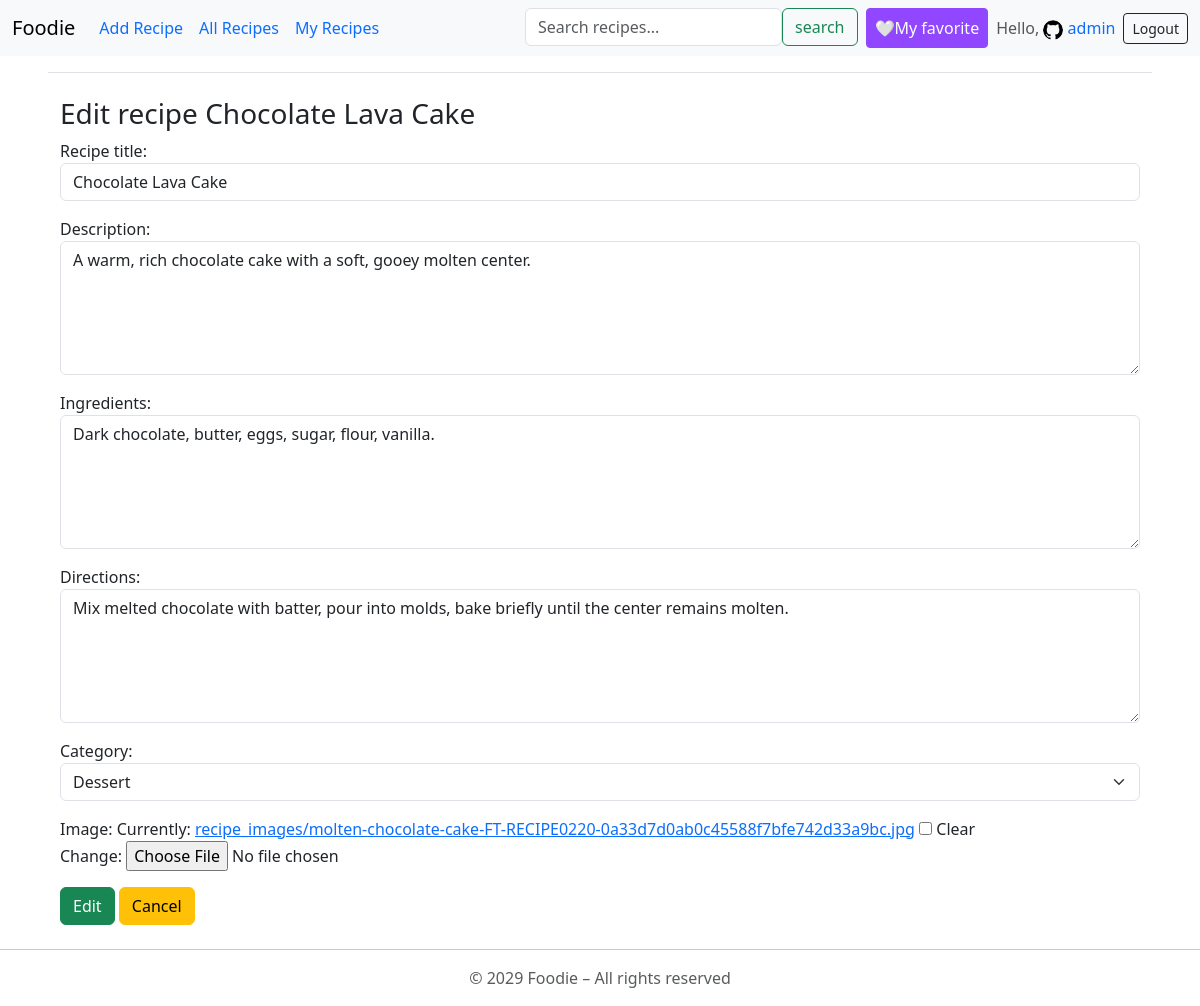
Page /recipes/3/edit/ (signed in) on the committed database.
### accounts/models.py (models this page shows, shortened)
class UserProfile(models.Model):
    user = models.OneToOneField(User, on_delete=models.CASCADE, related_name="profile")
    bio = models.TextField(blank=True, null=True)
    date_created = models.DateTimeField(auto_now_add=True,  null=True)
    profile_photo = models.ImageField(upload_to="profile_photos/", null = True, blank = True)

### recipes/models.py (models this page shows, shortened)
class Recipe (models.Model):
    name = models.CharField(max_length = 100)
    description = models.TextField(null = True, blank = True)
    ingredients = models.TextField()
    directions = models.TextField()
    date_added = models.DateTimeField(auto_now_add=True, null = True, blank = True)
    category = models.ForeignKey(Category, on_delete=models.CASCADE)
    user = models.ForeignKey(User, on_delete=models.CASCADE, null=True, related_name="recipes")
    image = models.ImageField(upload_to="recipe_images/", null=True, blank=True)
    favorited_by = models.ManyToManyField(User, blank=True, related_name="favorite_recipes")

### foodie_app/models.py (models this page shows)
class Category(models.Model):
    name = models.CharField(max_length=100)
    date_added = models.DateField(auto_now_add=True, blank = True)
    class Meta:
        ordering = ['date_added']
        verbose_name = "Category"
        verbose_name_plural = "Categories"
    def __str__(self):
        return self.name

### recipes/views.py (the view)
# urls.py: path('<int:recipe_id>/edit/', views.edit_recipe, name="edit_recipe"),
@login_required
def edit_recipe(request, recipe_id):
    recipe = get_object_or_404(Recipe, pk=recipe_id)
    if not request.user == recipe.user and not request.user.is_superuser:
        return HttpResponseForbidden()
    if request.method == "POST":
        form = RecipeForm(request.POST, request.FILES, instance=recipe)
        if form.is_valid():
            form.save()
            return redirect("recipes:recipe_details", recipe_id=recipe.id)
    else:
        form = RecipeForm(instance=recipe)
    context={
        "form": form,
        "recipe":recipe
             }
    return render(request, "recipes/recipe_form.html", context)

### recipes/forms.py
class SearchForm(forms.Form):
    query = forms.CharField(
                    label="",
                    required=False,
                    widget=forms.TextInput(
                        attrs={
                            "placeholder":"Search recipes...",
                            "class":"form-control mr-sm-2"
                    }))

### foodie_app/forms.py
class RecipeForm(forms.ModelForm):
    class Meta:
        model = Recipe
        fields = ["name", "description", "ingredients", "directions", "category", "image"]
        labels = {"name": "Recipe title", "description": "Description", "ingredients": "Ingredients", "category": "Category"}
        widgets = {
            'name': forms.TextInput(attrs={'class': 'form-control', 'placeholder': 'your title'}),
            'description': forms.Textarea(attrs={'class': 'form-control', 'placeholder': 'your description', 'rows': '5'}),
            'ingredients': forms.Textarea(attrs={'class': 'form-control', 'placeholder': 'your ingredients', 'rows': '5'}),
            'directions': forms.Textarea(attrs={'class': 'form-control', 'placeholder': 'your directions', 'rows': '5'}),
            'category': forms.Select(attrs={'class': 'form-select'})
        }

### recipes/context_processors.py (called while the page is built)
def search_form(request):
    return {'search_form': SearchForm()}

### recipes/templates/recipes/recipe_form.html (shortened to what this page needs)
{% extends "base.html" %}
{% load django_bootstrap5 %}
{% block content1 %}
<div class="container mt-4">
    <h3>Edit recipe {{ recipe.name }}</h3>
    <form method="post" enctype="multipart/form-data">
        {{ form.as_p }}
        <button type="Submit" class="btn btn-success">Edit</button>
        <a class="btn btn-warning text-decoration-none" href="{% url "recipes:my_recipes" %}">Cancel</a>
    </form>
</div>
{% endblock content1 %}

### templates/base.html (shortened to what this page needs)
<!DOCTYPE html>
<html lang="en">
<head>
    {% load django_bootstrap5 %}
    {% bootstrap_css %}
</head>
<body>
    <nav class="navbar navbar-expand-lg bg-body-tertiary">
        <div class="container-fluid">
            <a class="navbar-brand" href="{% url "foodie_app:foodie_app_home" %}">Foodie</a>
            <div class="collapse navbar-collapse" id="navbarNav">
            <ul class="navbar-nav w-100 d-flex">
                {% if user.is_authenticated %}
                    <li class="nav-item">
                        <a class="nav-link active text-primary" aria-current="page" href="{% url "foodie_app:add_recipe_no_genre" %}">Add Recipe</a>
                    </li>
                    <li class="nav-item">
                        <a class="nav-link active text-primary" aria-current="page" href="{% url "recipes:recipes_home" %}">All Recipes</a>
                    </li>
                    <li class="nav-item">
                        <a class="nav-link active text-primary" aria-current="page" href="{% url "recipes:my_recipes" %}">My Recipes</a>
                    </li>
                    <li class="nav-item ms-lg-auto">
                        <form class="d-flex" action="{% url "recipes:search_results" %}" method="get">
                            {{ search_form.query }}
                            <button type="submit" class="btn btn-outline-success my-2 my-sm-0">
                                search
                            </button>
                        </form>
                    </li>
                    <li class="nav-item mt-2 mt-lg-0 ms-lg-2">
                            <button class="btn btn-twitch btn-sm text-white d-flex align-items-center px-2 h-100">
                                <a class="text-white text-decoration-none fs-6" href={% url "recipes:favorite_recipes" %}>🤍My favorite</a>
                            </button>
                    </li>
                    <li class="nav-item">
                        <span class="nav-link">Hello, {% if request.user.profile.profile_photo %}
                            <a class="text-decoration-none" href="{% url "accounts:edit_user_profile" %}">
                                <img src="{{ request.user.profile.profile_photo.url }}" width=20 height=20 alt="profile-photo" class="rounded-circle">
                            </a>
                                {% endif %}
                            <a href="{% url "accounts:edit_user_profile" %}" class="text-primary text-decoration-none">
                                    {{ user.username }}
                            </a>
                        </span>
                    </li>
                {% endif %}
            </ul>
                {% if user.is_authenticated %}
                        <div>
                            <form action="{% url "accounts:logout" %}" method="post" class="d-flex">
                                <button type="submit" class="btn btn-outline-dark btn-sm">Logout</button>
                            </form>
                        </div>
                {% endif %}
            </div>
        </div>
    </nav>
    <main class="container-fluid py-2 px-5">
        <div class="pb-2 mb-3 border-bottom">
        </div>
        <div>
            {% block content1 %}
            {% endblock content1 %}
        </div>
    </main>
    <div>
        <hr>
        <footer>
            <p class="text-center text-body-secondary">© 2029 Foodie – All rights reserved</p>
        </footer>
    </div>
</body>
</html>

### templates/base.html (style rules this page uses)
.btn-twitch { background-color: #9146FF; border-color: #9146FF; color: white; }

### rows in the picture
Recipe: name "Chocolate Lava Cake", description "A warm, rich chocolate cake with a soft, gooey molten center.", ingredients "Dark chocolate, butter, eggs, sugar, flour, vanilla.", directions "Mix melted chocolate with batter, pour into molds, bake briefly until the center remains molten.", category "Dessert"

### other values in the picture
{{ user.username }} "admin"
